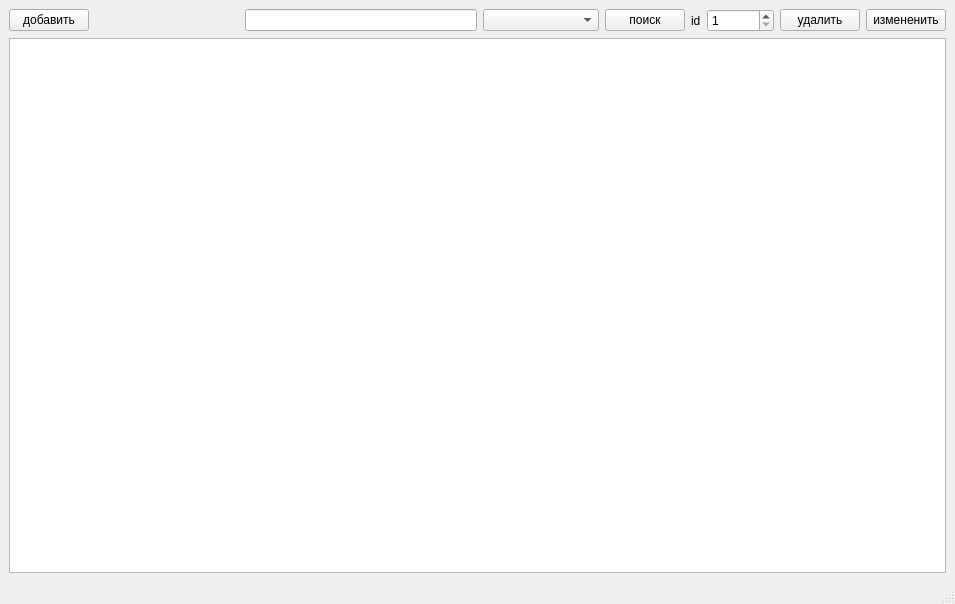
<?xml version="1.0" encoding="UTF-8"?>
<ui version="4.0">
 <class>MainWindow</class>
 <widget class="QMainWindow" name="MainWindow">
  <property name="geometry">
   <rect>
    <x>0</x>
    <y>0</y>
    <width>955</width>
    <height>604</height>
   </rect>
  </property>
  <property name="windowTitle">
   <string>MainWindow</string>
  </property>
  <widget class="QWidget" name="centralwidget">
   <layout class="QVBoxLayout" name="verticalLayout_3">
    <item>
     <layout class="QVBoxLayout" name="verticalLayout_2" stretch="0,1">
      <item>
       <layout class="QHBoxLayout" name="horizontalLayout" stretch="0,0,2,1,0,0,0,0,0">
        <property name="sizeConstraint">
         <enum>QLayout::SizeConstraint::SetDefaultConstraint</enum>
        </property>
        <item>
         <widget class="QPushButton" name="pushButton_3">
          <property name="text">
           <string>добавить</string>
          </property>
         </widget>
        </item>
        <item>
         <spacer name="horizontalSpacer">
          <property name="orientation">
           <enum>Qt::Orientation::Vertical</enum>
          </property>
          <property name="sizeHint" stdset="0">
           <size>
            <width>150</width>
            <height>20</height>
           </size>
          </property>
         </spacer>
        </item>
        <item>
         <widget class="QLineEdit" name="lineEdit"/>
        </item>
        <item>
         <widget class="QComboBox" name="comboBox">
          <item>
           <property name="text">
            <string/>
           </property>
          </item>
          <item>
           <property name="text">
            <string>автор</string>
           </property>
          </item>
          <item>
           <property name="text">
            <string>название</string>
           </property>
          </item>
         </widget>
        </item>
        <item>
         <widget class="QPushButton" name="pushButton_2">
          <property name="text">
           <string>поиск</string>
          </property>
         </widget>
        </item>
        <item>
         <widget class="QLabel" name="label">
          <property name="text">
           <string>id</string>
          </property>
         </widget>
        </item>
        <item>
         <widget class="QSpinBox" name="spinBox">
          <property name="minimum">
           <number>1</number>
          </property>
          <property name="maximum">
           <number>999999999</number>
          </property>
         </widget>
        </item>
        <item>
         <widget class="QPushButton" name="pushButton_4">
          <property name="text">
           <string>удалить</string>
          </property>
         </widget>
        </item>
        <item>
         <widget class="QPushButton" name="pushButton">
          <property name="text">
           <string>измененить</string>
          </property>
         </widget>
        </item>
       </layout>
      </item>
      <item>
       <widget class="QTableWidget" name="tableWidget">
        <property name="editTriggers">
         <set>QAbstractItemView::EditTrigger::NoEditTriggers</set>
        </property>
       </widget>
      </item>
     </layout>
    </item>
   </layout>
  </widget>
  <widget class="QMenuBar" name="menubar">
   <property name="geometry">
    <rect>
     <x>0</x>
     <y>0</y>
     <width>955</width>
     <height>22</height>
    </rect>
   </property>
  </widget>
  <widget class="QStatusBar" name="statusbar"/>
 </widget>
 <resources/>
 <connections/>
</ui>
